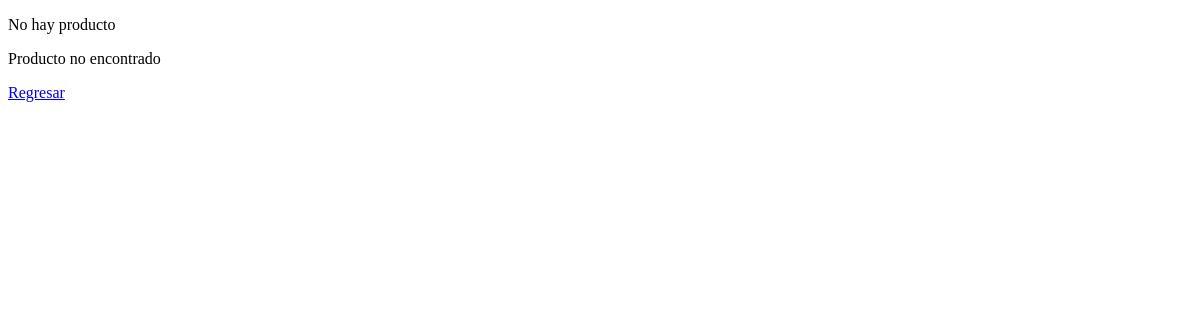
Page /tienda/modificar_producto/7/ on the earlier database version.
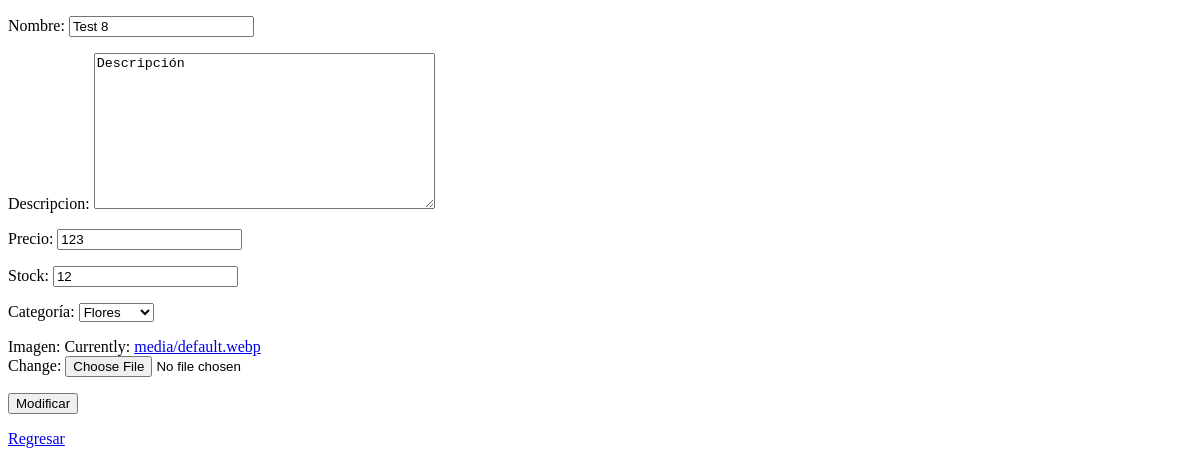
Same page on the later database version.
### tienda/models.py (models this page shows, shortened)
class TestProducto(models.Model):
    id_producto = models.AutoField(primary_key=True)
    nombre      = models.CharField(max_length=100)
    descripcion = models.TextField(blank=True, null=True)
    precio      = models.IntegerField()
    stock       = models.IntegerField()
    categoria   = models.ForeignKey('Categoria', on_delete=models.CASCADE, default=1)
    imagen      = models.ImageField(upload_to='productos/', default='media/default.webp')

class Categoria(models.Model):
    id_categoria = models.AutoField(db_column='idCategoria', primary_key=True)
    categoria = models.CharField(max_length=20, blank=False, null=False)
    def __str__(self):
        return str(self.categoria)

### tienda/views.py (the view)
# urls.py: path('modificar_producto/<int:pk>/', views.modificar_producto, name='modificar_producto'),
def modificar_producto(request, pk):
    context = {}
    try:
        producto = get_object_or_404(TestProducto, id_producto=pk)
        if request.method == 'POST':
            form = TestProductoForm(request.POST, instance=producto)
            if form.is_valid():
                form.save()
                context['mensaje'] = 'Producto actualizado'
            else:
                context['mensaje'] = 'Formulario no válido'
        else:
            form = TestProductoForm(instance=producto)
        context['form'] = form
        context['producto'] = producto
    except:
        context['mensaje'] = 'Producto no encontrado'
        context['producto'] = None
    return render(request, 'tienda/productos_edit.html', context)

### tienda/forms.py
class TestProductoForm(ModelForm):
    class Meta:
        model = TestProducto
        fields = "__all__"
        labels = {
            'categoria':'Categoría',
        }

### tienda/templates/tienda/productos_edit.html (shortened to what this page needs)
<!DOCTYPE html>
<html lang="en">
<head>
</head>
<body>
    {% if producto %}
        <form action="{% url 'modificar_producto' pk=producto.id_producto %}" method="post">
            {{form.as_p}}
            <input type="submit" value="Modificar">
        </form>
    {% else %}
        <p>No hay producto</p>
    {% endif %}
    <p>{{mensaje}}</p>
    <a href="{% url 'productos_list' %}">Regresar</a>
</body>
</html>

Differences in the rows shown:
added TestProducto: nombre "Test 8", descripcion "Descripción", precio "123", stock "12"
now on this page (row unchanged): Categoria: categoria "Flores"
Other differences:
form field value: (not shown) → "Modificar"
{{ mensaje }}: "Producto no encontrado" → (not shown)
text no longer shown: "No hay producto"
text now shown: "Nombre: Descripcion: Precio: Stock: Categoría: Imagen: Currently: media/default.webp Change:"
